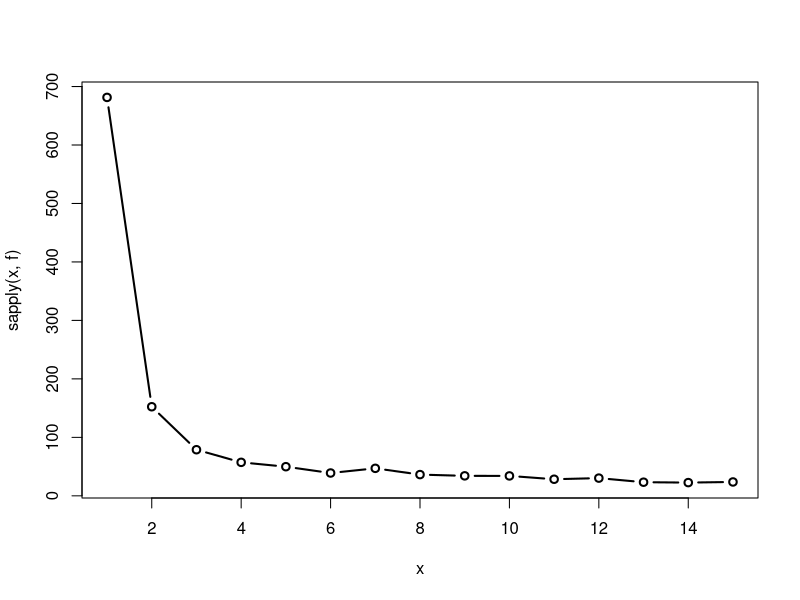
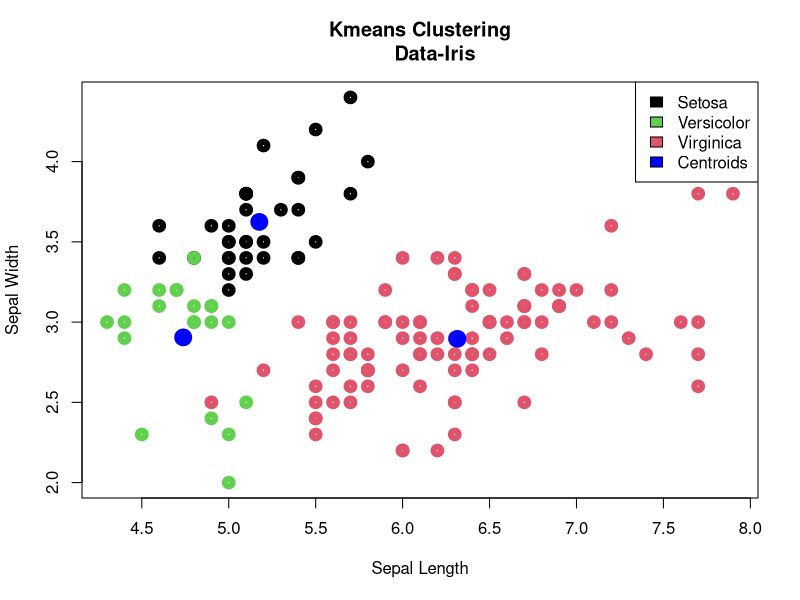

Here is the R script that generated these plots, in order:
#Storing Iris data in variable "data"
data<- iris[,-5]
#Displaying the first 6 records
head(data)
# function to compute total within-cluster sum of square
f<- function(x)
{
  within<- kmeans(data,x)$tot.withinss
}
# Compute and plot wss for x = 1 to x = 15
x<- 1:15
plot(x,sapply(x,f),type="b",lwd="2")

#K means clustering with 3 clusters
model1<- kmeans(data,3)
model1


y<- iris$Species
table(y,model1$cluster)

#Visualizing the results
plot(data$Sepal.Length,data$Sepal.Width,col=model1$cluster,lwd=6,xlab="Sepal Length",
main="Kmeans Clustering
     Data-Iris",
     ylab="Sepal Width")

#Adding centroids to our graph
points(model1$centers[,1:2],col="blue",lwd=10)
legend("topright",c("Setosa","Versicolor","Virginica","Centroids"),
       fill=c(unique(model1$cluster),"blue"))
